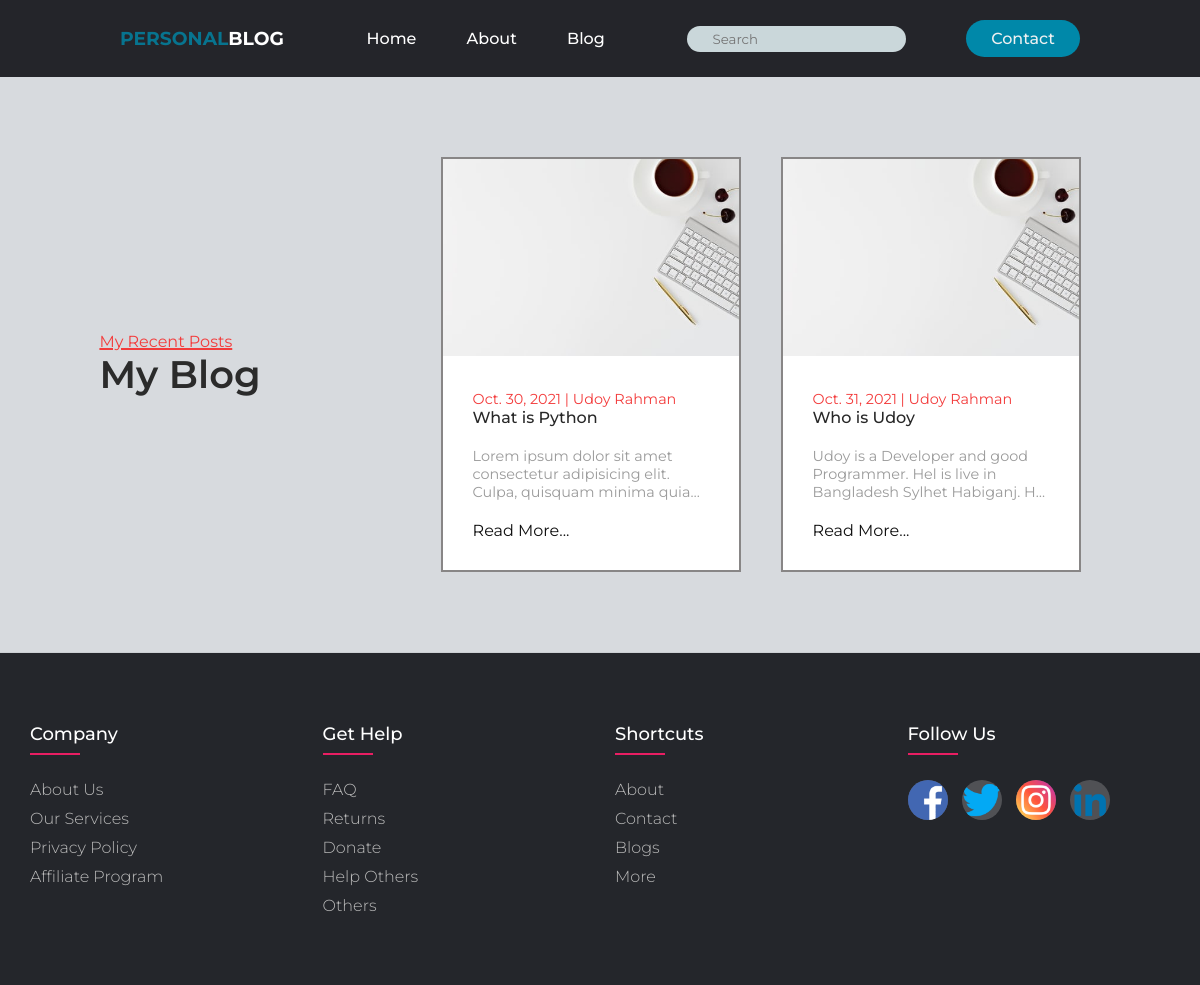
Screenshot of /blog/ with the database file from the repository.
### Blog/models.py (models this page shows, shortened)
class Blog(models.Model):
    sno = models.AutoField(primary_key=True)
    title1 = models.CharField(max_length=200)
    content1 = models.TextField()
    note = models.TextField()
    title2 = models.CharField(max_length=200)
    content2 = models.TextField()
    slug = models.CharField(max_length=200)
    author = models.CharField(max_length=100)
    time = models.DateField(auto_now_add=True)
    tags1 = models.CharField(max_length=50)
    tags2 = models.CharField(max_length=50)

### Blog/views.py (the view)
# urls.py: path('', views.BlogHome, name='BlogHome'),
def BlogHome(request):
    blogs = Blog.objects.all()
    context = {'blogs':blogs}
    return render(request, 'BlogHome.html', context)

### templates/BlogHome.html (shortened to what this page needs)
{% extends 'base.html' %}
{% load static %}
{% block body %}
<!DOCTYPE html>
<html lang="en">
<head>
    <link rel="stylesheet" href="{% static 'css/BlogHome.css'%}">
</head>
<body>
    <section id="blog">
        <div class="blog-heading">
            <span>My Recent Posts</span>
            <h3>My Blog</h3>
        </div>
        {% for blog in blogs %}
        <div class="blog-container">
            <div class="blog-box">
                <div class="blog-img">
                    <img src="{% static 'img/home-bg.png'%}" alt="blog">
                </div>
                <div class="blog-text">
                    <span>{{blog.time}} | {{blog.author}}</span>
                    <a href="{{blog.slug}}" class="blog-title">{{blog.title1}}</a>
                    <p>{{blog.content1}}</p>
                    <a href="{{blog.slug}}">Read More...</a>
                </div>
            </div>
        </div>
        {% endfor %}
    </section>
</body>
</html>
{% endblock body %}

### templates/base.html (shortened to what this page needs)
{% load static %}
<!DOCTYPE html>
<html lang="en">
<head>
    <link rel="stylesheet"  href="{% static  'css/base.css' %}">
</head>
<body>
    <header>
        <h3 class="logo"><a href="#" class="a-tag"><span class="span-logo">PERSONAL</span>BLOG</a></h3>
        <nav>
            <ul class="nav-links">
                <li>
                    <a href="/">Home</a>
                </li>
                <li>
                    <a href="/about">About</a>
                </li>
                <li>
                    <a href="/blog">Blog</a>
                </li>
            </ul>
        </nav>
        <form action="/search" method="get" class="search-form">
            <input type="search" name="query" id="query" placeholder="Search">
        </form>
        <a href="/contact" class="cta"><button class="contact-btn">Contact</button></a>
    </header>
    {% block body %}
    {% endblock body %}
    <footer class="footer">
        <div class="container">
            <div class="row">
                <div class="footer-col">
                    <h4>Company</h4>
                    <ul>
                        <li>
                            <a href="#">About Us</a>
                        </li>
                        <li>
                            <a href="#">Our Services</a>
                        </li>
                        <li>
                            <a href="#">Privacy Policy</a>
                        </li>
                        <li>
                            <a href="#">Affiliate Program</a>
                        </li>
                    </ul>
                </div>
                <div class="footer-col">
                    <h4>Get Help</h4>
                    <ul>
                        <li>
                            <a href="#">FAQ</a>
                        </li>
                        <li>
                            <a href="#">Returns</a>
                        </li>
                        <li>
                            <a href="#">Donate</a>
                        </li>
                        <li>
                            <a href="#">Help Others</a>
                        </li>
                        <li>
                            <a href="#">Others</a>
                        </li>
                    </ul>
                </div>
                <div class="footer-col">
                    <h4>Shortcuts</h4>
                    <ul>
                        <li>
                            <a href="#">About</a>
                        </li>
                        <li>
                            <a href="#">Contact</a>
                        </li>
                        <li>
                            <a href="#">Blogs</a>
                        </li>
                        <li>
                            <a href="#">More</a>
                        </li>
                    </ul>
                </div>
                <div class="footer-col">
                    <h4>Follow Us</h4>
                    <div class="social-links">
                        <a href=""><img src="{% static 'img/facebook.png'%}"></a>
                        <a href=""><img src="{% static 'img/twitter.png'%}"></a>
                        <a href=""><img src="{% static 'img/instagram.png'%}"></a>
                        <a href=""><img src="{% static 'img/linkedin.png'%}"></a>
                    </div>
                </div>
            </div>
        </div>
    </footer>
</body>
</html>

### static/css/base.css (style rules this page uses)
* { margin: 0; padding: 0; box-sizing: border-box; font-family: 'Montserrat', sans-serif; }
li, a button { font-weight: 500; font-size: 16px; color: #edf0f1; text-decoration: none; }
header { display: flex; justify-content: space-between; align-items: center; padding: 20px 10%; background-color: #24252A; }
.logo { cursor: pointer; color: #fff; }
.nav-links { list-style: none; }
.nav-links li a { transition: all 0.3s ease 0s; }
nav ul li { display: inline-block; padding: 0 23px; }
nav ul li a { color: #fff; text-decoration: none; }
.contact-btn { padding: 9px 25px; background-color: rgba(0, 136, 169, 1); border: none; border-radius: 50px; cursor: pointer; transition: all 0.3s ease 0s; }
.search-form input { padding: 5px 25px; border: none; border-radius: 50px; background-color: rgb(202, 215, 218); }
.span-logo { color: rgba(0, 136, 169, 0.8); }
.a-tag { color: #fff; text-decoration: none; }
.container { max-width: 1170px; margin: auto; }
.row { display: flex; flex-wrap: wrap; }
ul { list-style-type: none; }
.footer { background-color: #24262b; padding: 70px 0; }
.footer-col { width: 25%; padding: 0 15px; }
.footer-col h4 { font-size: 18px; color: #ffffff; text-transform: capitalize; margin-bottom: 35px; font-weight: 500; position: relative; }
.footer-col h4::before { content: ''; position: absolute; left: 0; bottom: -10px; background-color: #e91e63; height: 2px; box-sizing: border-box; width: 50px; }
.footer-col ul li:not(:last-child) { margin-bottom: 10px; }
.footer-col ul li a { font-size: 16px; text-transform: capitalize; color: #ffffff; text-decoration: none; font-weight: 300; color: #bbbbbb; display: block; transition: all 0.3s ease; }
.social-links a img { display: inline-block; height: 40px; width: 40px; background-color: rgba(255, 255, 255, 0.2); margin: 0 10px 10px 0; text-align: center; line-height: 40px; border-radius: 50%; color: #ffffff; transition: all 0.3s ease; }

### static/css/BlogHome.css (style rules this page uses)
* { margin: 0; padding: 0; }
a { text-decoration: none; }
ul { list-style: none; }
body { margin: 0px; padding: 0px; background-color: rgb(215, 218, 222); font-family: 'Poppins', sans-serif; }
#blog { display: flex; justify-content: center; align-items: center; padding: 40px; flex-wrap: wrap; border-bottom: 1px solid rgba(0, 0, 0, 0.05); }
.blog-heading { display: inline; justify-content: center; flex-direction: row; align-items: center; flex-direction: column; padding-right: 10rem; flex-wrap: wrap; }
.blog-heading span { color: #f33c3c; text-decoration: 2px solid underline; }
.blog-heading h3 { font-size: 2.4rem; color: #2b2b2b; font-weight: 600; }
.blog-container { display: flex; justify-content: center; flex-direction: column; align-items: center; margin: 20px 0px; flex-wrap: wrap; }
.blog-box { width: 350px; background-color: #ffffff; border: 1px solid #ececec; margin: 20px; }
.blog-img { width: 100%; height: auto; }
.blog-img img { width: 100%; height: 100%; object-fit: cover; object-position: center; }
.blog-text { padding: 30px; display: flex; flex-direction: column; }
.blog-text span { color: #f33c3c; font-size: 0.9rem; }
.blog-text .blog-title { font-size: 1rem; font-weight: 500; color: #272727; }
.blog-text p { color: #9b9b9b; font-size: 0.9rem; display: -webkit-box; -webkit-line-clamp: 3; -webkit-box-orient: vertical; overflow: hidden; text-overflow: ellipsis; margin: 20px 0px; }
.blog-box a { color: #0f0f0f; }
.blog-box { border: 2px solid rgb(136, 134, 134); }
@media (max-width:1250px) { .blog-box { width: 300px; } }

### rows the page displays
Blog: time "Oct. 30, 2021", author "Udoy Rahman", title1 "What is Python", content1 "Lorem ipsum dolor sit amet consectetur adipisicing elit. Culpa, quisquam minima…"
Blog: time "Oct. 31, 2021", author "Udoy Rahman", title1 "Who is Udoy", content1 "Udoy is a Developer and good Programmer. Hel is live in Bangladesh Sylhet Habiganj.…"
